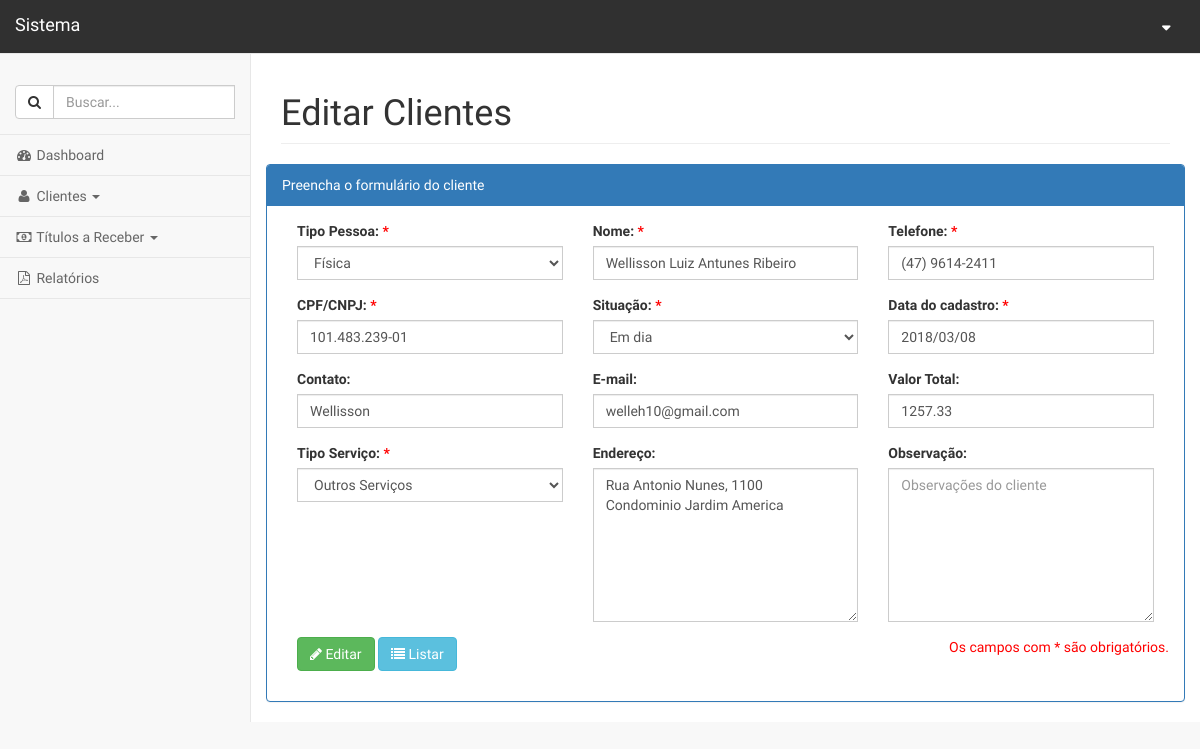
The page /administrativo.php?link=17&id=1 on the database its author committed.
### tables this page shows
CREATE TABLE `clientes` (
  `id` int(11) NOT NULL,
  `tipo_pessoa` char(1) NOT NULL,
  `nome` varchar(200) NOT NULL,
  `telefone` varchar(15) NOT NULL,
  `cnpj` varchar(18) NOT NULL,
  `situacao` char(1) NOT NULL,
  `data_cadastro` date NOT NULL,
  `observacao` text,
  `contato` varchar(100) DEFAULT NULL,
  `email` varchar(100) DEFAULT NULL,
  `senhas` text,
  `valor_total` decimal(10,2) NOT NULL DEFAULT '0.00',
  `tipo_servico` int(1) NOT NULL DEFAULT '3'
);

### editar_clientes.php (the view, shortened to what this page needs)
<?php
	$id = $_GET['id'];
	$sql 		= "SELECT * FROM clientes WHERE id = '$id' LIMIT 1";
	$result 	= mysqli_query($con, $sql);
	$resultado  = mysqli_fetch_assoc($result);
?>
<div id="page-wrapper">
    <div class="row">
        <div class="col-lg-12">
            <h1 class="page-header">Editar Clientes</h1>
        </div>
    </div>
  	<div class="row">
		<div class="panel panel-primary">
            <div class="panel-heading">
            	Preencha o formulário do cliente
            </div>
            <div class="panel-body">
		  		<form class="form" method="POST" action="processa/proc_edit_clientes.php">
		  			<div class="col-sm-4">
			            <div class="form-group">
						   <label>Tipo Pessoa: </label> <span style="color: red; font-weight: bold;"> *</span>
		  					<select class="form-control" name="tipo_pessoa">
					  			<option value="1"
								<?php
									if( $resultado['tipo_pessoa'] == 1){
										echo 'selected';
									}
								?>
								>Física</option>
					  	 	</select>
						</div>
					</div>
		  			<div class="col-sm-4">
			  			<div class="form-group">
							<label>Nome: </label><span style="color: red; font-weight: bold;"> *</span>
				  			<input type="text" class="form-control" name="nome" placeholder="Informe o nome Completo" value="<?php echo $resultado['nome']; ?>">
						</div>
			  		</div>
			  		<div class="col-sm-4">
				  		<div class="form-group">
							<label>Telefone: </label><span style="color: red; font-weight: bold;"> *</span>
					  		<input type="text" class="form-control" name="telefone" id="telefone" placeholder="Informe o telefone" value="<?php echo $resultado['telefone']; ?>">
						</div>
				  	</div>
				  	<div class="col-sm-4">
				  		<div class="form-group">
							<label>CPF/CNPJ: </label><span style="color: red; font-weight: bold;"> *</span>
					  		<input type="text" class="form-control" name="cnpj" id="cnpj" placeholder="Informe o cpf ou cnpj" value="<?php echo $resultado['cnpj']; ?>">
						</div>
				  	</div>
				  	<div class="col-sm-4">
						<div class="form-group">
						    <label>Situação: </label><span style="color: red; font-weight: bold;"> *</span>
						  	<select class="form-control" name="situacao">
								<option value="1"
								<?php
									if( $resultado['situacao'] == 1){
										echo 'selected';
									}
								?>
								>Em dia</option>
							</select>
						</div>
					</div>
					<div class="col-sm-4">
						<div class="form-group">
						    <label>Data do cadastro:</label><span style="color: red; font-weight: bold;"> *</span>
						  	<input type="text" class="form-control calendario" name="data_cadastro" id="data_cadastro" value="<?php echo $resultado['data_cadastro']; ?>">
						</div>
					</div>
					<div class="col-sm-4">
						<div class="form-group">
						    <label>Contato: </label>
						    <input type="text" class="form-control" name="contato" id="contato" placeholder="Contato" value="<?php echo $resultado['contato']; ?>">
						</div>
					</div>
					<div class="col-sm-4">
						<div class="form-group">
						    <label>E-mail: </label>
						    <input type="email" class="form-control" name="email" id="email" placeholder="E-mail do Cliente" value="<?php echo $resultado['email'] ?>">
						</div>
					</div>
					<div class="col-sm-4">
						<div class="form-group">
						    <label>Valor Total: </label>
						    <input type="text" class="form-control money" name="valor_total" id="valor_total" placeholder="Valor total em aberto" value="<?php echo $resultado['valor_total'] ?>">
						</div>
					</div>
					<div class="col-sm-4">
						<div class="form-group">
						    <label>Tipo Serviço: </label><span style="color: red; font-weight: bold;"> *</span>
						  	<select class="form-control" name="tipo_servico">
								<option value="3"
								<?php
									if( $resultado['tipo_servico'] == 3){
										echo 'selected';
									}
								?>
								>Outros Serviços</option>
							</select>
						</div>
					</div>
					<div class="col-sm-4">
						<div class="form-group">
						    <label>Endereço: </label>
						  	<textarea class="form-control" name="senhas" rows="7" placeholder="Endereço do Cliente"><?php echo $resultado['senhas']; ?></textarea>
						</div>
					</div>
					<div class="col-sm-4">
						<div class="form-group">
						    <label>Observação: </label>
						  	<textarea class="form-control" name="observacao" rows="7" placeholder="Observações do cliente"><?php echo $resultado['observacao'] ?></textarea>
						</div>
					</div>
			  		<div class="col-sm-6">
				  		<div class="form-group">
					  		<button type="submit" class="btn btn-success"><i class="fa fa-pencil"></i> Editar</button>
							<a href='administrativo.php?link=13&id=<?php echo $resultado['id']; ?>'><button type='button' class='btn btn-info'><i class="fa fa-list"></i> Listar</button></a>
						</div>
				  	</div>
				  	<p style="color: red; float: right;"> Os campos com * são obrigatórios.</p>
				</form>
			</div>
		</div>
	</div>
</div>

### css/theme.css (style rules this page uses)
* { font-family: 'Oswald', sans-serif; }
body { padding-top: 70px; padding-bottom: 30px; }
#page-wrapper { margin-top: -50px; }

### rows shown on the page
clientes: tipo_pessoa "Física", nome "Wellisson Luiz Antunes Ribeiro", telefone "(47) 9614-2411", cnpj "101.483.239-01", situacao "Em dia", data_cadastro "2018/03/08", contato "Wellisson", email "welleh10@gmail.com", valor_total "1257.33", tipo_servico "Outros Serviços", senhas "Rua Antonio Nunes, 1100 Condominio Jardim America"
